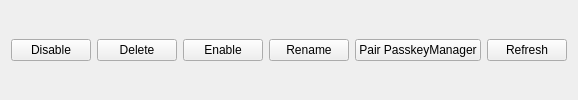
            <widget class="QWidget" name="widget_25" native="true">
             <layout class="QHBoxLayout" name="horizontalLayout_7">
              <property name="topMargin">
               <number>2</number>
              </property>
              <property name="bottomMargin">
               <number>2</number>
              </property>
              <item>
               <widget class="QPushButton" name="btnPasskeyDisable">
                <property name="text">
                 <string>Disable</string>
                </property>
               </widget>
              </item>
              <item>
               <widget class="QPushButton" name="btnPasskeyDelete">
                <property name="text">
                 <string>Delete</string>
                </property>
               </widget>
              </item>
              <item>
               <widget class="QPushButton" name="btnPasskeyEnable">
                <property name="text">
                 <string>Enable</string>
                </property>
               </widget>
              </item>
              <item>
               <widget class="QPushButton" name="btnPasskeyRename">
                <property name="text">
                 <string>Rename</string>
                </property>
               </widget>
              </item>
              <item>
               <widget class="QPushButton" name="pair_passkey">
                <property name="text">
                 <string>Pair PasskeyManager</string>
                </property>
               </widget>
              </item>
              <item>
               <widget class="QPushButton" name="btnPasskeyRefresh">
                <property name="text">
                 <string>Refresh</string>
                </property>
               </widget>
              </item>
             </layout>
            </widget>
